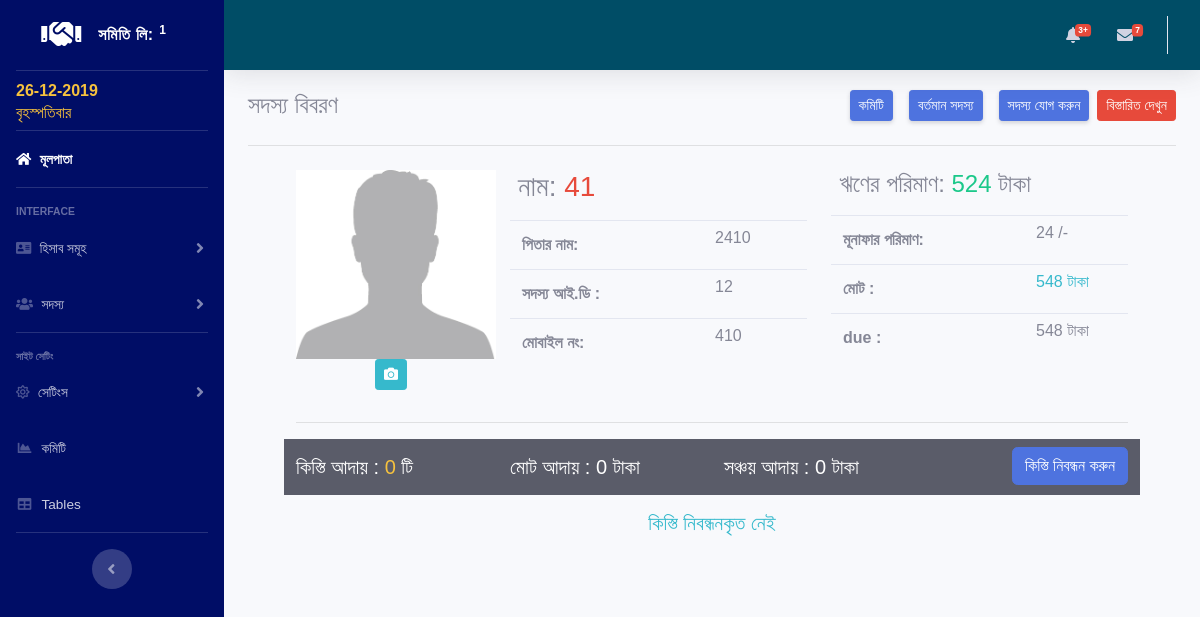
The page /single_view.php?id=12 (signed in) on the database its author committed.
### tables this page shows
CREATE TABLE `all_member_form_data` (
  `id` int(10) NOT NULL,
  `m_name` varchar(100) NOT NULL,
  `f_name` varchar(100) NOT NULL,
  `loan_date` varchar(20) NOT NULL,
  `phone_no` varchar(11) NOT NULL,
  `profesion` varchar(50) NOT NULL,
  `refer_name` varchar(100) NOT NULL,
  `refer_addr` varchar(100) NOT NULL,
  `refer_phone` varchar(11) NOT NULL,
  `about_work` varchar(100) NOT NULL,
  `present_addr` varchar(200) NOT NULL,
  `details` varchar(200) NOT NULL,
  `permanent_addr` int(200) NOT NULL,
  `loan_sirial` int(20) NOT NULL,
  `loan_amount` varchar(20) NOT NULL,
  `profit_amount` int(20) NOT NULL,
  `total_amount` int(20) NOT NULL,
  `premier` int(12) NOT NULL,
  `nid` int(30) NOT NULL,
  `add_cost` int(12) NOT NULL,
  `others_cost` int(12) NOT NULL,
  `premier_amount` int(20) NOT NULL,
  `savings_amount` int(20) NOT NULL,
  `image` varchar(200) NOT NULL,
  `is_paid` varchar(11) NOT NULL
);

### single_view.php (the view, shortened to what this page needs)
<?php
   if (isset($_SESSION["name"])) {
       $name = $_SESSION["name"];
      }else {
         echo "not working";
         header('location: index.php');
      }
      if (isset($name)) {
         include('action/sql_config.php');
         include('part/header.php');
      ?>
<?php
   $id = $_GET['id'];
   $sql = "SELECT * FROM all_member_form_data WHERE id = $id";
   $result = $conn->query($sql);
   if ($result->num_rows > 0) {
   while ($row = $result->fetch_assoc()) {
   ?>
        <div class="container-fluid">
          <div class="d-flex align-items-center mb-4">
          <h4 class="mb-0 mt-3">সদস্য বিবরণ</h4>
            <a href="comity.php" class="d-none ml-auto mt-3 d-sm-inline-block btn btn-sm btn-primary shadow-sm">কমিটি</a>
            <a href="running_member.php" class="d-none ml-3 mt-3 d-sm-inline-block btn btn-sm btn-primary shadow-sm">বর্তমান সদস্য</a>
            <a href="add_member.php" class="d-none ml-3 mt-3 d-sm-inline-block btn btn-sm btn-primary shadow-sm">সদস্য যোগ করুন</a>
            <a href="member_details.php?id=<?php echo $id;?>" class="btn mt-3 btn-sm btn-danger ml-2">বিস্তারিত  দেখুন
            </a>
          </div>
      <hr>
         <div class="container">
         <div class="container mt-3">
            <div class="row">
               <div class="col-sm-3">
                  <div class="text-center mt-2 mb-3">
                     <?php
                        if($row['image']){
                        echo "<div id='img_div'>";
                        echo "<img width='200' alt='image of " . $row["m_name"] . " '  class='img-thumbnail rounded' src='images/members/" . $row['image'] . "' >";
                        echo "</div>";
                        }
                        else{
                        echo '<img width="200" src="images/app_image/blank.jpg" alt="image not found"></br>';
                        echo "<button class='camera_btn btn btn-sm btn-info'><i class='fas fa-camera'></i></button>";
                        }
                        ?>
                  </div>
               </div>
               <div class="col-sm-9">
                  <div class="row mt-2">
                     <div class="col-sm-6">
                        <table class="table">
                           <h3 class="mb-3 ml-2">নাম:
                              <span class="text-danger">
                              <?php echo $row["m_name"]; ?>
                              </span>
                           </h3>
                           <tbody>
                              <tr>
                                 <th scope="row">
                                    পিতার নাম:
                                 </th>
                                 <td >
                                    <?php echo $row["f_name"]; ?>
                                 </td>
                              </tr>
                              <tr>
                                 <th width="200px" scope="row">সদস্য আই.ডি :
                                 </th>
                                 <td>
                                    <?php echo $row["id"]; ?>
                                 </td>
                              </tr>
                              <tr>
                                 <th scope="row">মোবাইল নং:
                                 </th>
                                 <td>
                                    <?php echo $row["phone_no"]; ?>
                                 </td>
                              </tr>
                           </tbody>
                        </table>
                     </div>
                     <div class="col-sm-6">
                        <table class="table">
                           <h4 class="mb-3 ml-2">ঋণের পরিমাণ:
                              <span class="text-success">
                              <?php echo $row["loan_amount"]; ?>
                              </span>
                              টাকা
                           </h4>
                           <tbody>
                              <tr>
                                 <th scope="row">মূনাফার পরিমাণ:
                                 </th>
                                 <td>
                                    <?php echo $row["profit_amount"]; ?> /-
                                 </td>
                              </tr>
                              <tr>
                                 <th scope="row">মোট :
                                    <?php
                                       $identy = $row["id"];
                                       $loan_amount = $row["loan_amount"];
                                       $profit_amount = $row["profit_amount"];
                                       $sql = "SELECT sum(joma) AS `joma` FROM `member_premier_data` where current_id=$identy";
                                         $result = mysqli_query($conn, $sql);
                                         $data = mysqli_fetch_array($result);
                                         $joma = $data['joma'];
                                         ?>
                                 </th>
                                 <td class="text-info">
                                    <?php
                                       echo $loan_amount + $profit_amount;
                                       ?>  টাকা
                                 </td>
                              </tr>
                              <tr>
                                 <th width="200px" scope="row">due :
                                 </th>
                                 <td>
                                    <?php
                                       if($joma == 0){
                                         echo $loan_amount + $profit_amount;
                                         }else{
                                           echo ($loan_amount + $profit_amount) - $joma;
                                         }
                                       ?>
                                    টাকা
                                 </td>
                              </tr>
                           </tbody>
                        </table>
                     </div>
                  </div>
               </div>
            </div>
            <hr>
         </div>
         <?php
            $identy = $row["id"];
            $name = $row["m_name"];
            }
            }
            ?>
         <div class="container bg-Secondary">
            <div class="row">
               <div class="col-md-12">
                  <div class="row mb-3 bg-dark">
                     <div class="col-md-3 col-sm-12 text-white mt-3 mb-2">
                        <h5 >কিস্তি আদায় :
                           <?php
                              $sql = "SELECT * FROM member_premier_data where test=$identy";
                              if ($result = mysqli_query($conn, $sql)) {
                              $rowcount = mysqli_num_rows($result);
                              echo "<span class='text-warning'>" .$rowcount ."</span>";
                              }
                              ?> টি
                        </h5>
                     </div>
                     <div class="col-md-3 custom-class col-sm-12 text-white mt-3 mb-2">
                        <h5>মোট আদায় :
                           <?php
                              $sql = "SELECT sum(joma) AS `total` FROM `member_premier_data` where current_id='$identy'";
                              $result = mysqli_query($conn, $sql);
                              $data = mysqli_fetch_array($result);
                              $loan_amount = $data['total'];
                              if($loan_amount > 0){
                                echo "<span class='text-warning'>" .$loan_amount ."</span>";
                              }
                              else{
                                echo " 0 ";
                              }
                              ?> টাকা
                        </h5>
                     </div>
                     <div class="col-md-3 col-sm-12 text-white mt-3 mb-2">
                        <h5>সঞ্চয় আদায় :
                           <?php
                              $sql = "SELECT sum(savings) AS `savings` FROM `member_premier_data` where current_id='$identy'";
                              $result = mysqli_query($conn, $sql);
                              $data = mysqli_fetch_array($result);
                              $loan_amount = $data['savings'];
                              if($loan_amount > 0){
                                echo "<span class='text-warning'>" .$loan_amount ."</span>";
                              }
                              else{
                                echo " 0 ";
                              }
                              ?> টাকা
                        </h5>
                     </div>
                     <div class="col-md-3 col-sm-12 text-white">
                        <div class="text-right mt-2">
                           <button type="button"  class="btn btn-primary" data-toggle="modal" data-target="#myModal" data-whatever="@getbootstrap">কিস্তি নিবন্ধন করুন
                           </button>
                        </div>
                     </div>
                  </div>
                  <table class="table  table-dark table-bordered" id="datatable">
                  <?php
                     $sql = "SELECT * FROM member_premier_data  where current_id='$identy'";
                     $res = $conn->query($sql);
                     if ($res->num_rows > 0) {
                     ?>
                  <table class="table table-dark table-bordered table-striped">
                     <thead class="text-center">
                        <tr>
                           <th width="15%">তারিখ
                           </th>
                           <th width="20%">নাম
                           </th>
                           <th width="10%">আদায়
                           </th>
                           <th width="10%">সঞ্চয়
                           </th>
                           <th width="10%">মোট টাকা
                           </th>
                           <th width="10%">বিস্তারিত
                           </th>
                        </tr>
                     </thead>
                     <?php
                     echo "<tbody>";
                        while ($row = $res->fetch_assoc()) {
                        echo "<tr>
                        <td> " . $row["premier_date"] . " </td>
                        <td> " . $name . "</td>
                        <td> " . $row["joma"] . "</td>
                        <td> " . $row["savings"] . "</td>
                        <td> " . $row["savings"] . "</td>
                        <td class='text-right'><a class='btn btn-danger btn-sm' id='alert' href='single_view.php?id=" . $identy . "'><i class='fas fa-trash-alt'></i></i></a>
                        <a class='btn btn-warning btn-sm btn-delete' value='1' name='actiondelete' Onclick='return ConfirmDelete();' id='alert'  href='premier_data_delete.php?id=" . $row["id"] . "&mId=". $row["current_id"] ."'><i class='fas fa-times'></i></a></td></tr>";
                        }
                        } else {
                        echo "<h5 class='text-info text-center'>কিস্তি নিবন্ধনকৃত নেই</h5>";
                        }
                        ?>
                  </table>
               </div>
            </div>
         </div>
      </div>
<?php
include('part/footer.php');
   }
   ?>

### part/header.php (style rules this page uses)
tr td { padding: 5px !important; margin: 5px !important; }
body { font-family: 'SolaimanLipi', sans-serif !important; padding:0; margin:0; background: #555 ; height:100%; }

### rows shown on the page
all_member_form_data: m_name "41", f_name "2410", id "12", phone_no "410", loan_amount "524", profit_amount "24", $loan_amount + $profit_amount "548"

### other values the page prints
$rowcount "0"
